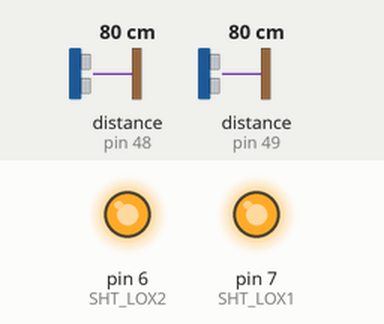
Simulated run of this program. Board: Teensy 3. On the bench: output pins drawn as LEDs (lit = HIGH). The inputs (shaded band) are chosen by the test bench; at power-on: distance to the obstacle (sensors on pin 48, pin 49) 80 cm. What the program prints to the serial monitor is not drawn.

Above: at 1.2 s.
1.3 s: distance to the obstacle (sensor on pin 48) set to 250 cm
3.4 s: distance to the obstacle (sensor on pin 49) set to 250 cm
5.4 s: distance to the obstacle (sensor on pin 48) set to 2 cm
Timing chart, 0 to 8.4 s (numbered marks = the images above; inputs shaded):
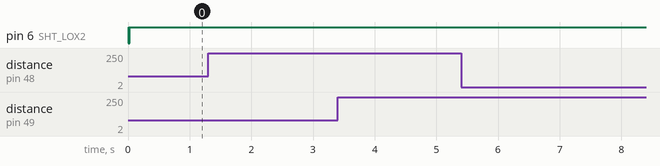

The program:

main.c
```c
#include "Adafruit_VL53L0X.h"

// address we will assign if dual sensor is present
#define LOX1_ADDRESS 0x30
#define LOX2_ADDRESS 0x31

// set the pins to shutdown
#define SHT_LOX1 7
#define SHT_LOX2 6

// objects for the vl53l0x
Adafruit_VL53L0X lox1 = Adafruit_VL53L0X();
Adafruit_VL53L0X lox2 = Adafruit_VL53L0X();

// this holds the measurement
VL53L0X_RangingMeasurementData_t measure1;
VL53L0X_RangingMeasurementData_t measure2;

/*
    Reset all sensors by setting all of their XSHUT pins low for delay(10), then set all XSHUT high to bring out of reset
    Keep sensor #1 awake by keeping XSHUT pin high
    Put all other sensors into shutdown by pulling XSHUT pins low
    Initialize sensor #1 with lox.begin(new_i2c_address) Pick any number but 0x29 and it must be under 0x7F. Going with 0x30 to 0x3F is probably OK.
    Keep sensor #1 awake, and now bring sensor #2 out of reset by setting its XSHUT pin high.
    Initialize sensor #2 with lox.begin(new_i2c_address) Pick any number but 0x29 and whatever you set the first sensor to
 */
void setID() {
  // all reset
  digitalWrite(SHT_LOX1, LOW);
  digitalWrite(SHT_LOX2, LOW);
  delay(10);
  // all unreset
  digitalWrite(SHT_LOX1, HIGH);
  digitalWrite(SHT_LOX2, HIGH);
  delay(10);

  // activating LOX1 and reseting LOX2
  digitalWrite(SHT_LOX1, HIGH);
  digitalWrite(SHT_LOX2, LOW);

  // initing LOX1
  if(!lox1.begin(LOX1_ADDRESS)) {
    Serial.println(F("Failed to boot first VL53L0X"));
    while(1);
  }
  delay(10);

  // activating LOX2
  digitalWrite(SHT_LOX2, HIGH);
  delay(10);

  //initing LOX2
  if(!lox2.begin(LOX2_ADDRESS)) {
    Serial.println(F("Failed to boot second VL53L0X"));
    while(1);
  }
}

void read_dual_sensors() {

  lox1.rangingTest(&measure1, false); // pass in 'true' to get debug data printout!
  lox2.rangingTest(&measure2, false); // pass in 'true' to get debug data printout!

  // print sensor one reading
  Serial.print("1: ");
  if(measure1.RangeStatus != 4) {     // if not out of range
    Serial.print(measure1.RangeMilliMeter);
  } else {
    Serial.print("Out of range");
  }

  Serial.print(" ");

  // print sensor two reading
  Serial.print("2: ");
  if(measure2.RangeStatus != 4) {
    Serial.print(measure2.RangeMilliMeter);
  } else {
    Serial.print("Out of range");
  }

  Serial.println();
}

void setup() {
  Serial.begin(115200);

  // wait until serial port opens for native USB devices
  while (! Serial) { delay(1); }

  pinMode(SHT_LOX1, OUTPUT);
  pinMode(SHT_LOX2, OUTPUT);

  Serial.println("Shutdown pins inited...");

  digitalWrite(SHT_LOX1, LOW);
  digitalWrite(SHT_LOX2, LOW);

  Serial.println("Both in reset mode...(pins are low)");


  Serial.println("Starting...");
  setID();

}

void loop() {

  read_dual_sensors();
  delay(100);
}
```

WireIMXRT.cpp
```c
#include "Wire.h"


#if defined(__IMXRT1052__) || defined(__IMXRT1062__)

#include "debug/printf.h"

void TwoWire::begin(void)
{
        // use 24 MHz clock
        CCM_CSCDR2 = (CCM_CSCDR2 & ~CCM_CSCDR2_LPI2C_CLK_PODF(63)) | CCM_CSCDR2_LPI2C_CLK_SEL;
	hardware.clock_gate_register |= hardware.clock_gate_mask;
        port->MCR = LPI2C_MCR_RST;
        setClock(100000);
	hardware.sda_mux_register = hardware.sda_mux_value;
	hardware.scl_mux_register = hardware.scl_mux_value;
	hardware.sda_input_register = hardware.sda_input_value;
	hardware.scl_input_register = hardware.scl_input_value;
	hardware.sda_pad_register |= IOMUXC_PAD_PKE | IOMUXC_PAD_PUE | IOMUXC_PAD_PUS(3);
	hardware.scl_pad_register |= IOMUXC_PAD_PKE | IOMUXC_PAD_PUE | IOMUXC_PAD_PUS(3);
}

void TwoWire::begin(uint8_t address)
{
	// TODO: slave mode
}

void TwoWire::end()
{
}

size_t TwoWire::write(uint8_t data)
{
	if (transmitting || slave_mode) {
		if (txBufferLength >= BUFFER_LENGTH+1) {
			setWriteError();
			return 0;
		}
		txBuffer[txBufferLength++] = data;
		return 1;
	}
	return 0;
}

size_t TwoWire::write(const uint8_t *data, size_t quantity)
{
	if (transmitting || slave_mode) {
		size_t avail = BUFFER_LENGTH+1 - txBufferLength;
		if (quantity > avail) {
			quantity = avail;
			setWriteError();
		}
		memcpy(txBuffer + txBufferLength, data, quantity);
		txBufferLength += quantity;
		return quantity;
	}
	return 0;
}

uint8_t TwoWire::endTransmission(uint8_t sendStop)
{
	uint32_t i=0, len, status;

	len = txBufferLength;
	if (!len) return 4; // no data to transmit

	// wait while bus is busy
	while (1) {
		status = port->MSR; // pg 2899 & 2892
		if (!(status & LPI2C_MSR_BBF)) break; // bus is available
		if (status & LPI2C_MSR_MBF) break; // we already have bus control
		// TODO: timeout...
	}
	//printf("m=%x\n", status);

	// TODO: is this correct if the prior use didn't send stop?
	//port->MSR = LPI2C_MSR_PLTF | LPI2C_MSR_ALF | LPI2C_MSR_NDF | LPI2C_MSR_SDF; // clear flags
	port->MSR = status;

	//printf("MSR=%lX, MFSR=%lX\n", status, port->MFSR);
	//elapsedMillis timeout=0;

	while (1) {
		// transmit stuff, if we haven't already
		if (i <= len) {
			uint32_t fifo_used = port->MFSR & 0x07; // pg 2914
			//if (fifo_used < 4) printf("t=%ld\n", fifo_used);
			while (fifo_used < 4) {
				if (i == 0) {
					//printf("start %x\n", txBuffer[0]);
					port->MTDR = LPI2C_MTDR_CMD_START | txBuffer[0];
					i = 1;
				} else if (i < len) {
					port->MTDR = LPI2C_MTDR_CMD_TRANSMIT | txBuffer[i++];
				} else {
					if (sendStop) port->MTDR = LPI2C_MTDR_CMD_STOP;
					i++;
					break;
				}
				fifo_used = fifo_used + 1;
			}
		}
		// monitor status
		status = port->MSR; // pg 2899 & 2892
		if (status & LPI2C_MSR_ALF) {
			//printf("arbitration lost\n");
			return 4; // we lost bus arbitration to another master
		}
		if (status & LPI2C_MSR_NDF) {
			//printf("NACK, f=%d, i=%d\n", port->MFSR & 0x07, i);
			// TODO: check that hardware really sends stop automatically
			port->MCR = LPI2C_MCR_MEN | LPI2C_MCR_RTF;  // clear the FIFO
			// TODO: is always sending a stop the right way to recover?
			port->MTDR = LPI2C_MTDR_CMD_STOP;
			return 2; // NACK for address
			//return 3; // NACK for data TODO: how to discern addr from data?
		}
		//if (status & LPI2C_MSR_PLTF) {
			//printf("bus stuck - what to do?\n");
			//return 4;
		//}

		//if (timeout > 100) {
			//printf("status = %x\n", status);
			//timeout = 0;
		//}

		if (sendStop) {
			if (status & LPI2C_MSR_SDF) {
				// master automatically sends stop condition on some
				// types of errors, so this flag only means success
				// when all comments in fifo have been fully used
				uint32_t fifo = port->MFSR & 0x07;
				if (fifo == 0) return 0;
			}
		} else {
			uint32_t fifo_used = port->MFSR & 0x07; // pg 2914
			if (fifo_used == 0) {
				//digitalWriteFast(15, HIGH);
				//delayMicroseconds(2);
				//digitalWriteFast(15, LOW);
				// TODO: this returns before the last data transmits!
				// Should verify every byte ACKs, arbitration not lost
				//printf("fifo empty, msr=%x\n", status);
				return 0;
			}
		}
	}
}

uint8_t TwoWire::requestFrom(uint8_t address, uint8_t length, uint8_t sendStop)
{
	uint32_t cmd=0, status, fifo;

	// wait while bus is busy
	while (1) {
		status = port->MSR; // pg 2899 & 2892
		if (!(status & LPI2C_MSR_BBF)) break; // bus is available
		if (status & LPI2C_MSR_MBF) break; // we already have bus control
		// TODO: timeout...
	}
	//printf("idle2, msr=%x\n", status);

	// TODO: is this correct if the prior use didn't send stop?
	port->MSR = LPI2C_MSR_PLTF | LPI2C_MSR_ALF | LPI2C_MSR_NDF | LPI2C_MSR_SDF; // clear flags

	//printf("MSR=%lX, MFSR=%lX\n", status, port->MFSR);
	address = (address & 0x7F) << 1;
	if (length < 1) length = 1;
	if (length > 255) length = 255;
	rxBufferIndex = 0;
	rxBufferLength = 0;

	//elapsedMillis timeout=0;

	while (1) {
		// transmit stuff, if we haven't already
		if (cmd < 3) {
			fifo = port->MFSR & 0x07; // pg 2914
			//if (fifo < 4) printf("t=%ld\n", fifo);
			while (fifo < 4 && cmd < 3) {
				if (cmd == 0) {
					port->MTDR = LPI2C_MTDR_CMD_START | 1 | address;
				} else if (cmd == 1) {
					// causes bus stuck... need way to recover
					//port->MTDR = LPI2C_MTDR_CMD_START | (length - 1);
					port->MTDR = LPI2C_MTDR_CMD_RECEIVE | (length - 1);
				} else {
					if (sendStop) port->MTDR = LPI2C_MTDR_CMD_STOP;
				}
				cmd++;
				fifo = fifo + 1;
			}
		}
		// receive stuff
		if (rxBufferLength < sizeof(rxBuffer)) {
			fifo = (port->MFSR >> 16) & 0x07;
			//if (fifo > 0) printf("r=%ld\n", fifo);
			while (fifo > 0 && rxBufferLength < sizeof(rxBuffer)) {
				rxBuffer[rxBufferLength++] = port->MRDR;
				fifo = fifo - 1;
			}
		}
		// monitor status
		status = port->MSR; // pg 2899 & 2892
		if (status & LPI2C_MSR_ALF) {
			//printf("arbitration lost\n");
			break;
		}
		if (status & LPI2C_MSR_NDF) {
			//printf("got NACK\n");
			// TODO: how to make sure stop is sent?
			break;
		}

		//if (timeout > 250) {
			//printf("Status = %x\n", status);
			//timeout = 0;
		//}

		if (rxBufferLength >= length && cmd >= 3) break;
	}
	//digitalWriteFast(15, HIGH);
	//delayMicroseconds(2);
	//digitalWriteFast(15, LOW);
	return rxBufferLength;
}


PROGMEM
constexpr TwoWire::I2C_Hardware_t TwoWire::i2c1_hardware = {
        CCM_CCGR2, CCM_CCGR2_LPI2C1(CCM_CCGR_ON),
	IOMUXC_SW_MUX_CTL_PAD_GPIO_AD_B1_01, // 18/A4  AD_B1_01  GPIO1.17  I2C1_SDA
	IOMUXC_SW_MUX_CTL_PAD_GPIO_AD_B1_00, // 19/A5  AD_B1_00  GPIO1.16  I2C1_SCL
	IOMUXC_SW_PAD_CTL_PAD_GPIO_AD_B1_01,
	IOMUXC_SW_PAD_CTL_PAD_GPIO_AD_B1_00,
	IOMUXC_LPI2C1_SDA_SELECT_INPUT,
	IOMUXC_LPI2C1_SCL_SELECT_INPUT,
	3 | 0x10,
	3 | 0x10,
	1,
	1,
        IRQ_LPI2C1
};
TwoWire Wire(&IMXRT_LPI2C1, TwoWire::i2c1_hardware);

PROGMEM
constexpr TwoWire::I2C_Hardware_t TwoWire::i2c3_hardware = {
        CCM_CCGR2, CCM_CCGR2_LPI2C3(CCM_CCGR_ON),
	IOMUXC_SW_MUX_CTL_PAD_GPIO_AD_B1_06, // 17/A3  AD_B1_06  GPIO1.22  I2C3_SDA
	IOMUXC_SW_MUX_CTL_PAD_GPIO_AD_B1_07, // 16/A2  AD_B1_07  GPIO1.23  I2C3_SCL
	IOMUXC_SW_PAD_CTL_PAD_GPIO_AD_B1_06,
	IOMUXC_SW_PAD_CTL_PAD_GPIO_AD_B1_07,
	IOMUXC_LPI2C3_SDA_SELECT_INPUT,
	IOMUXC_LPI2C3_SCL_SELECT_INPUT,
	1 | 0x10,
	1 | 0x10,
	2,
	2,
        IRQ_LPI2C3
};
TwoWire Wire1(&IMXRT_LPI2C3, TwoWire::i2c3_hardware);

PROGMEM
constexpr TwoWire::I2C_Hardware_t TwoWire::i2c4_hardware = {
        CCM_CCGR6, CCM_CCGR6_LPI2C4_SERIAL(CCM_CCGR_ON),
	IOMUXC_SW_MUX_CTL_PAD_GPIO_AD_B0_13, // 25/A11  AD_B0_13  GPIO1.13  I2C4_SDA
	IOMUXC_SW_MUX_CTL_PAD_GPIO_AD_B0_12, // 24/A10  AD_B1_12  GPIO1.12  I2C4_SCL
	IOMUXC_SW_PAD_CTL_PAD_GPIO_AD_B0_13,
	IOMUXC_SW_PAD_CTL_PAD_GPIO_AD_B0_12,
	IOMUXC_LPI2C4_SDA_SELECT_INPUT,
	IOMUXC_LPI2C4_SCL_SELECT_INPUT,
	0 | 0x10,
	0 | 0x10,
	1,
	1,
        IRQ_LPI2C4
};
TwoWire Wire2(&IMXRT_LPI2C4, TwoWire::i2c4_hardware);


void TwoWire::setClock(uint32_t frequency)
{
        port->MCR = 0;
	if (frequency < 400000) {
		// 100 kHz
		port->MCCR0 = LPI2C_MCCR0_CLKHI(55) | LPI2C_MCCR0_CLKLO(59) |
			LPI2C_MCCR0_DATAVD(25) | LPI2C_MCCR0_SETHOLD(40);
		port->MCFGR1 = LPI2C_MCFGR1_PRESCALE(1);
		port->MCFGR2 = LPI2C_MCFGR2_FILTSDA(5) | LPI2C_MCFGR2_FILTSCL(5) |
			LPI2C_MCFGR2_BUSIDLE(3900);
	} else if (frequency < 1000000) {
		// 400 kHz
		port->MCCR0 = LPI2C_MCCR0_CLKHI(26) | LPI2C_MCCR0_CLKLO(28) |
			LPI2C_MCCR0_DATAVD(12) | LPI2C_MCCR0_SETHOLD(18);
		port->MCFGR1 = LPI2C_MCFGR1_PRESCALE(0);
		port->MCFGR2 = LPI2C_MCFGR2_FILTSDA(2) | LPI2C_MCFGR2_FILTSCL(2) |
			LPI2C_MCFGR2_BUSIDLE(3900);
	} else {
		// 1 MHz
		port->MCCR0 = LPI2C_MCCR0_CLKHI(9) | LPI2C_MCCR0_CLKLO(10) |
			LPI2C_MCCR0_DATAVD(4) | LPI2C_MCCR0_SETHOLD(7);
		port->MCFGR1 = LPI2C_MCFGR1_PRESCALE(0);
		port->MCFGR2 = LPI2C_MCFGR2_FILTSDA(1) | LPI2C_MCFGR2_FILTSCL(1) |
			LPI2C_MCFGR2_BUSIDLE(3900);
	}
        port->MCCR1 = port->MCCR0;
        port->MCFGR0 = 0;
        port->MCFGR3 = LPI2C_MCFGR3_PINLOW(3900);
        port->MFCR = LPI2C_MFCR_RXWATER(1) | LPI2C_MFCR_TXWATER(1);
        port->MCR = LPI2C_MCR_MEN;
}

#endif
```

Measured:
- after the input at 1.3 s, every drawn part: stays the same
- after the input at 3.4 s, every drawn part: stays the same
- after the input at 5.4 s, every drawn part: stays the same
